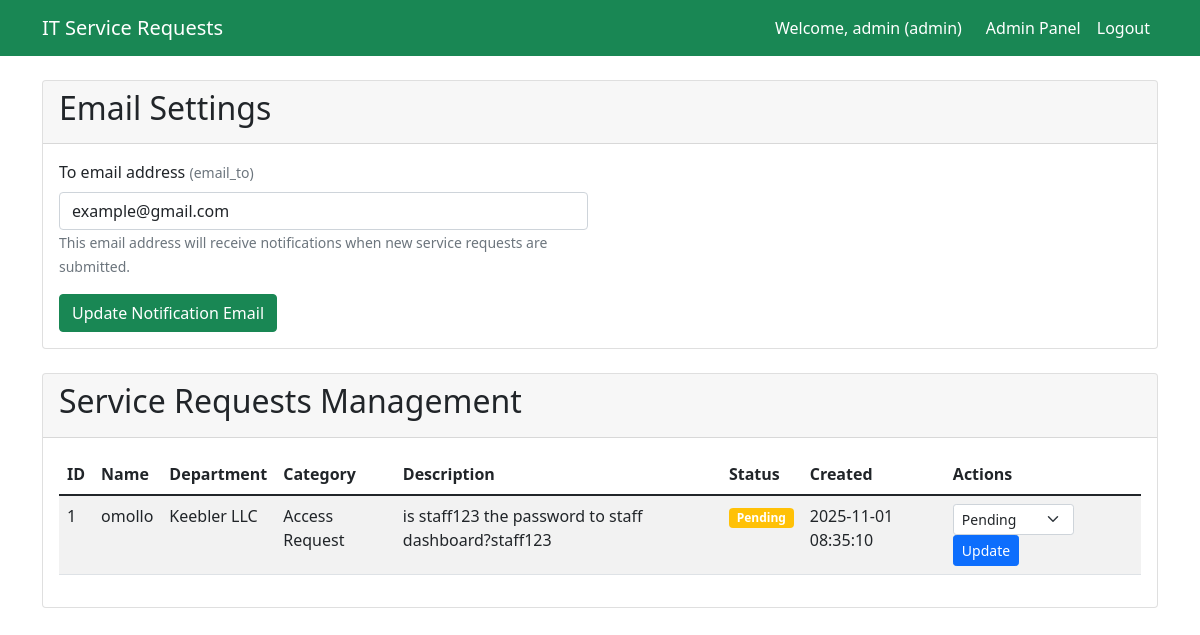
The page /admin (signed in) on the database its author committed.
### tables this page shows
CREATE TABLE users (
            id INTEGER PRIMARY KEY AUTOINCREMENT,
            username TEXT UNIQUE NOT NULL,
            email TEXT UNIQUE NOT NULL,
            password_hash TEXT NOT NULL,
            role TEXT DEFAULT 'staff',
            is_active BOOLEAN DEFAULT 1,
            created_at TIMESTAMP DEFAULT CURRENT_TIMESTAMP
        );

CREATE TABLE settings (
            id INTEGER PRIMARY KEY AUTOINCREMENT,
            key TEXT UNIQUE NOT NULL,
            value TEXT NOT NULL,
            description TEXT,
            updated_at TIMESTAMP DEFAULT CURRENT_TIMESTAMP
        );

CREATE TABLE requests (
            id INTEGER PRIMARY KEY AUTOINCREMENT,
            requester_name TEXT NOT NULL,
            department TEXT NOT NULL,
            category TEXT NOT NULL,
            description TEXT NOT NULL,
            status TEXT DEFAULT 'Pending',
            created_at TIMESTAMP DEFAULT CURRENT_TIMESTAMP
        );

### app.py (the view, shortened to what this page needs)
@app.route('/admin', methods=['GET', 'POST'])
@login_required
def admin():
    requests_data = get_all_requests()
    settings = get_all_settings()
    return render_template('admin.html', requests=requests_data, settings=settings)

### app.py (called while the page is built, shortened)
@login_manager.user_loader
def load_user(user_id):
    from database import get_user_by_id
    user_data = get_user_by_id(user_id)
    if user_data:
        class User:
            def __init__(self, user_data):
                self.id = user_data['id']
                self.username = user_data['username']
                self.role = user_data['role']
                self.is_active = user_data['is_active']
            @property
            def is_authenticated(self):
                return True
        return User(user_data)
    return None

### database.py (called while the page is built)
def get_db_connection():
    conn = sqlite3.connect(Config.DATABASE)
    conn.row_factory = sqlite3.Row
    return conn

def get_all_requests():
    conn = get_db_connection()
    cursor = conn.cursor()
    cursor.execute('SELECT * FROM requests ORDER BY created_at DESC')
    requests = cursor.fetchall()
    conn.close()
    return requests

def get_user_by_id(user_id):
    conn = get_db_connection()
    cursor = conn.cursor()
    cursor.execute('SELECT * FROM users WHERE id = ? AND is_active = 1', (user_id,))
    user = cursor.fetchone()
    conn.close()
    return user

def get_all_settings():
    conn = get_db_connection()
    cursor = conn.cursor()
    cursor.execute('SELECT * FROM settings ORDER BY key')
    settings = cursor.fetchall()
    conn.close()
    return settings

### templates/admin.html (shortened to what this page needs)
{% extends "base.html" %}
{% block content %}
<div class="row">
    <div class="col-12">
        <div class="card mb-4">
            <div class="card-header">
                <h2>Email Settings</h2>
            </div>
            <div class="card-body">
                <form method="POST">
                    <div class="row">
                        {% for setting in settings %}
                            {% if setting['key'] == 'email_to' %}
                            <div class="col-md-6 mb-3">
                                <label for="setting_{{ setting['key'] }}" class="form-label">
                                    {{ setting['description'] }}
                                    <small class="text-muted">({{ setting['key'] }})</small>
                                </label>
                                <input type="email" class="form-control" id="setting_{{ setting['key'] }}"
                                       name="setting_value" value="{{ setting['value'] }}"
                                       placeholder="e.g., it-support@company.com or ...@gmail.com" required>
                                <small class="form-text text-muted">
                                    This email address will receive notifications when new service requests are submitted.
                                </small>
                            </div>
                            {% endif %}
                        {% endfor %}
                    </div>
                    <button type="submit" class="btn btn-success">Update Notification Email</button>
                </form>
            </div>
        </div>
        <div class="card">
            <div class="card-header">
                <h2>Service Requests Management</h2>
            </div>
            <div class="card-body">
                {% if requests %}
                    <div class="table-responsive">
                        <table class="table table-striped">
                            <thead>
                                <tr>
                                    <th>ID</th>
                                    <th>Name</th>
                                    <th>Department</th>
                                    <th>Category</th>
                                    <th>Description</th>
                                    <th>Status</th>
                                    <th>Created</th>
                                    <th>Actions</th>
                                </tr>
                            </thead>
                            <tbody>
                                {% for req in requests %}
                                    <tr>
                                        <td>{{ req['id'] }}</td>
                                        <td>{{ req['requester_name'] }}</td>
                                        <td>{{ req['department'] }}</td>
                                        <td>{{ req['category'] }}</td>
                                        <td>{{ req['description'] }}</td>
                                        <td>
                                            <span class="badge bg-{{ 'warning' if req['status'] == 'Pending' else 'success' if req['status'] == 'Resolved' else 'secondary' }}">
                                                {{ req['status'] }}
                                            </span>
                                        </td>
                                        <td>{{ req['created_at'] }}</td>
                                        <td>
                                            <form method="POST" class="d-inline">
                                                <select name="status" class="form-select form-select-sm d-inline-block w-auto me-2">
                                                    <option value="Pending" {{ 'selected' if req['status'] == 'Pending' else '' }}>Pending</option>
                                                </select>
                                                <button type="submit" class="btn btn-sm btn-primary">Update</button>
                                            </form>
                                        </td>
                                    </tr>
                                {% endfor %}
                            </tbody>
                        </table>
                    </div>
                {% else %}
                    <p class="text-muted">No service requests found.</p>
                {% endif %}
            </div>
        </div>
    </div>
</div>
{% endblock %}

### templates/base.html (shortened to what this page needs)
<!DOCTYPE html>
<html lang="en">
<head>
    <link href="https://cdn.jsdelivr.net/npm/bootstrap@5.1.3/dist/css/bootstrap.min.css" rel="stylesheet">
</head>
<body>
    <nav class="navbar navbar-expand-lg navbar-dark bg-success">
        <div class="container">
            <a class="navbar-brand" href="{{ url_for('index') }}">IT Service Requests</a>
            <div class="navbar-nav ms-auto">
                {% if current_user.is_authenticated %}
                    <span class="navbar-text me-3 text-white">
                        Welcome, {{ current_user.username }} ({{ current_user.role }})
                    </span>
                    {% if current_user.role == 'admin' %}
                        <a class="nav-link text-white" href="{{ url_for('admin') }}">Admin Panel</a>
                    {% endif %}
                    <a class="nav-link text-white" href="{{ url_for('logout') }}">Logout</a>
                {% else %}
                    <a class="nav-link text-white" href="{{ url_for('login') }}">Login</a>
                {% endif %}
            </div>
        </div>
    </nav>
    <div class="container mt-4">
        {% block content %}{% endblock %}
    </div>
</body>
</html>

### rows shown on the page
users: username "admin", role "admin"
settings: description "To email address", key "email_to", setting_value "example@gmail.com"
requests: id "1", requester_name "omollo", department "Keebler LLC", category "Access Request", description "is staff123 the password to staff dashboard?staff123", status "Pending", created_at "2025-11-01 08:35:10"
